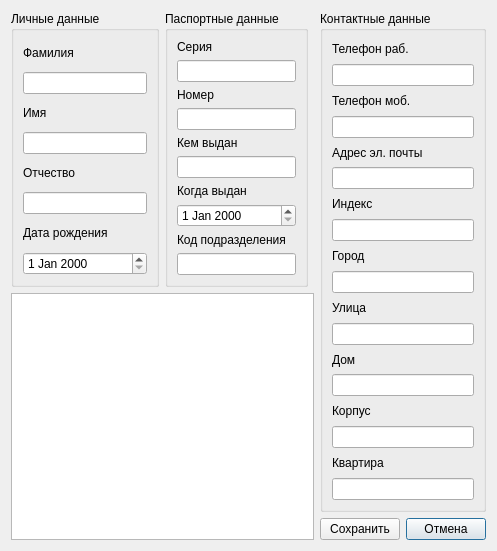
<?xml version="1.0" encoding="UTF-8"?>
<ui version="4.0">
 <class>fizClientView</class>
 <widget class="QDialog" name="fizClientView">
  <property name="geometry">
   <rect>
    <x>0</x>
    <y>0</y>
    <width>497</width>
    <height>551</height>
   </rect>
  </property>
  <property name="windowTitle">
   <string>Dialog</string>
  </property>
  <layout class="QGridLayout" name="gridLayout">
   <item row="0" column="0">
    <widget class="QGroupBox" name="groupBox">
     <property name="sizePolicy">
      <sizepolicy hsizetype="Expanding" vsizetype="Preferred">
       <horstretch>0</horstretch>
       <verstretch>0</verstretch>
      </sizepolicy>
     </property>
     <property name="title">
      <string>Личные данные</string>
     </property>
     <layout class="QVBoxLayout" name="verticalLayout">
      <item>
       <widget class="QLabel" name="label_2">
        <property name="text">
         <string>Фамилия</string>
        </property>
       </widget>
      </item>
      <item>
       <widget class="QLineEdit" name="lineSurname"/>
      </item>
      <item>
       <widget class="QLabel" name="label_3">
        <property name="text">
         <string>Имя</string>
        </property>
       </widget>
      </item>
      <item>
       <widget class="QLineEdit" name="lineName">
        <property name="text">
         <string/>
        </property>
       </widget>
      </item>
      <item>
       <widget class="QLabel" name="label_4">
        <property name="text">
         <string>Отчество</string>
        </property>
       </widget>
      </item>
      <item>
       <widget class="QLineEdit" name="lineMiddle"/>
      </item>
      <item>
       <widget class="QLabel" name="label_5">
        <property name="text">
         <string>Дата рождения</string>
        </property>
       </widget>
      </item>
      <item>
       <widget class="customDateEdit" name="dateBirthday"/>
      </item>
     </layout>
    </widget>
   </item>
   <item row="2" column="5">
    <widget class="QPushButton" name="buttonCancelFiz">
     <property name="sizePolicy">
      <sizepolicy hsizetype="Fixed" vsizetype="Fixed">
       <horstretch>0</horstretch>
       <verstretch>0</verstretch>
      </sizepolicy>
     </property>
     <property name="text">
      <string>Отмена</string>
     </property>
    </widget>
   </item>
   <item row="0" column="4" rowspan="2" colspan="2">
    <widget class="QGroupBox" name="groupBox_3">
     <property name="sizePolicy">
      <sizepolicy hsizetype="Expanding" vsizetype="Expanding">
       <horstretch>0</horstretch>
       <verstretch>0</verstretch>
      </sizepolicy>
     </property>
     <property name="title">
      <string>Контактные данные</string>
     </property>
     <layout class="QVBoxLayout" name="verticalLayout_3">
      <item>
       <widget class="QLabel" name="label_11">
        <property name="text">
         <string>Телефон раб.</string>
        </property>
       </widget>
      </item>
      <item>
       <widget class="QLineEdit" name="lineTelW">
        <property name="text">
         <string/>
        </property>
       </widget>
      </item>
      <item>
       <widget class="QLabel" name="label_12">
        <property name="text">
         <string>Телефон моб.</string>
        </property>
       </widget>
      </item>
      <item>
       <widget class="QLineEdit" name="lineTelM"/>
      </item>
      <item>
       <widget class="QLabel" name="label_13">
        <property name="text">
         <string>Адрес эл. почты</string>
        </property>
       </widget>
      </item>
      <item>
       <widget class="QLineEdit" name="lineEmail"/>
      </item>
      <item>
       <widget class="QLabel" name="label_14">
        <property name="text">
         <string>Индекс</string>
        </property>
       </widget>
      </item>
      <item>
       <widget class="QLineEdit" name="lineIndex"/>
      </item>
      <item>
       <widget class="QLabel" name="label_15">
        <property name="text">
         <string>Город</string>
        </property>
       </widget>
      </item>
      <item>
       <widget class="QLineEdit" name="lineCity"/>
      </item>
      <item>
       <widget class="QLabel" name="label_16">
        <property name="text">
         <string>Улица</string>
        </property>
       </widget>
      </item>
      <item>
       <widget class="QLineEdit" name="lineStreet"/>
      </item>
      <item>
       <widget class="QLabel" name="label_17">
        <property name="text">
         <string>Дом</string>
        </property>
       </widget>
      </item>
      <item>
       <widget class="QLineEdit" name="lineBld"/>
      </item>
      <item>
       <widget class="QLabel" name="label_18">
        <property name="text">
         <string>Корпус</string>
        </property>
       </widget>
      </item>
      <item>
       <widget class="QLineEdit" name="lineCorp"/>
      </item>
      <item>
       <widget class="QLabel" name="label_19">
        <property name="text">
         <string>Квартира</string>
        </property>
       </widget>
      </item>
      <item>
       <widget class="QLineEdit" name="lineFlat"/>
      </item>
     </layout>
    </widget>
   </item>
   <item row="2" column="4">
    <widget class="QPushButton" name="buttonSaveFiz">
     <property name="sizePolicy">
      <sizepolicy hsizetype="Fixed" vsizetype="Fixed">
       <horstretch>0</horstretch>
       <verstretch>0</verstretch>
      </sizepolicy>
     </property>
     <property name="text">
      <string>Сохранить</string>
     </property>
    </widget>
   </item>
   <item row="0" column="1" colspan="2">
    <widget class="QGroupBox" name="groupBox_2">
     <property name="sizePolicy">
      <sizepolicy hsizetype="Expanding" vsizetype="Preferred">
       <horstretch>0</horstretch>
       <verstretch>0</verstretch>
      </sizepolicy>
     </property>
     <property name="title">
      <string>Паспортные данные</string>
     </property>
     <layout class="QVBoxLayout" name="verticalLayout_2">
      <item>
       <widget class="QLabel" name="label_6">
        <property name="text">
         <string>Серия</string>
        </property>
       </widget>
      </item>
      <item>
       <widget class="QLineEdit" name="linePasSer"/>
      </item>
      <item>
       <widget class="QLabel" name="label_7">
        <property name="text">
         <string>Номер</string>
        </property>
       </widget>
      </item>
      <item>
       <widget class="QLineEdit" name="linePasNum"/>
      </item>
      <item>
       <widget class="QLabel" name="label_8">
        <property name="text">
         <string>Кем выдан</string>
        </property>
       </widget>
      </item>
      <item>
       <widget class="QLineEdit" name="lineIsByWhom"/>
      </item>
      <item>
       <widget class="QLabel" name="label_9">
        <property name="text">
         <string>Когда выдан</string>
        </property>
       </widget>
      </item>
      <item>
       <widget class="customDateEdit" name="dateWhenIs"/>
      </item>
      <item>
       <widget class="QLabel" name="label_100">
        <property name="text">
         <string>Код подразделения</string>
        </property>
       </widget>
      </item>
      <item>
       <widget class="QLineEdit" name="linePasCode"/>
      </item>
     </layout>
    </widget>
   </item>
   <item row="1" column="0" rowspan="2" colspan="4">
    <widget class="QTextEdit" name="textNotes"/>
   </item>
  </layout>
 </widget>
 <customwidgets>
  <customwidget>
   <class>customDateEdit</class>
   <extends>QDateEdit</extends>
   <header>customdateedit.h</header>
  </customwidget>
 </customwidgets>
 <resources/>
 <connections/>
</ui>
